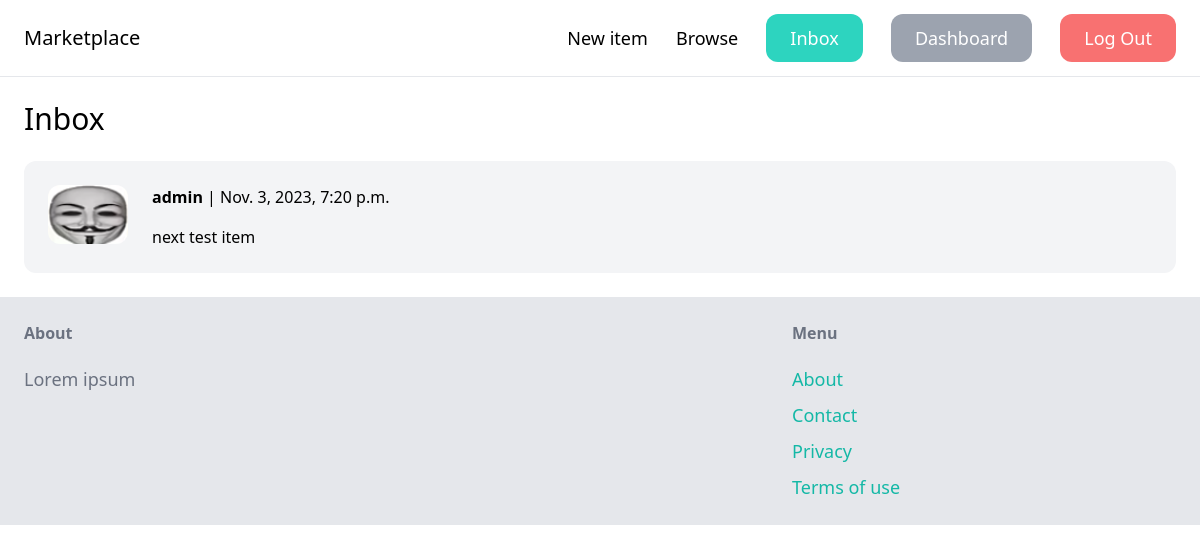
Screenshot of /inbox/ (signed in) with the database file from the repository.
### conversation/models.py (models this page shows)
class Conversation(models.Model):
    item = models.ForeignKey(Item, related_name='conversations', on_delete=models.CASCADE)
    members = models.ManyToManyField(User, related_name='conversations')
    created_at = models.DateTimeField(auto_now_add=True)
    modified_at = models.DateTimeField(auto_now=True)
    class Meta:
        ordering = ('-modified_at',)

### item/models.py (models this page shows, shortened)
class Item(models.Model):
    name = models.CharField(max_length=256)
    category = models.ForeignKey(Category, related_name='items', on_delete=models.CASCADE)
    description = models.TextField(blank=True, null=True)
    price = models.FloatField()
    image = models.ImageField(upload_to='item_images', blank=True, null=True)
    is_sold = models.BooleanField(default=False)
    created_at = models.DateField(auto_now_add=True)
    created_by = models.ForeignKey(User, related_name='items', on_delete=models.CASCADE)

### conversation/views.py (the view)
# urls.py: path('', inbox, name='inbox'),
@login_required()
def inbox(request):
    conversations = Conversation.objects.filter(members__in=[request.user.id])
    return render(request, 'inbox.html', context={
        'conversations': conversations
    })

### conversation/templates/inbox.html (shortened to what this page needs)
{% extends 'base.html' %}
{% block content %}
    <h1 class="mb-6 text-3xl">Inbox</h1>
    <div class="space-y-6">
    {% for conversation in conversations %}
        <a href="{% url 'conversation:detail' conversation.id %}">
            <div class="p-6 flex bg-gray-100 rounded-xl">
                <div class="pr-6">
                    <img src="{{ conversation.item.image.url }}" class="w-20 rounded-xl">
                </div>
                <div>
                    {% for member in conversation.members.all %}
                        {% if member != request.user %}
                            <p class="mb-4"><strong>{{ member.username }}</strong> | {{ conversation.modified_at }}</p>
                            <p>{{ conversation.item.name }}</p>
                        {% endif %}
                    {% endfor %}
                </div>
            </div>
        </a>
    {% endfor %}
    </div>
{% endblock %}

### rows the page displays
Conversation: item.image (picture), modified_at "Nov. 3, 2023, 7:20 p.m.", item.name "next test item"

### other values shown
{{ member.username }} "admin"
